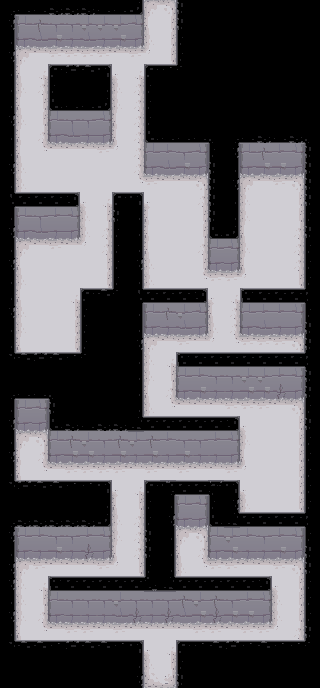

A level layout from a 2D game, rendered from its tile map. Below: a short description, then the map file with its tile-grid data intact:
An orthogonal 20x43 tile map with 16x16 px tiles, 2 tile layers (Floor, Ceilng), 1 hidden layer not drawn.

<map version="1.0" orientation="orthogonal" renderorder="right-down" width="20" height="43" tilewidth="16" tileheight="16" nextobjectid="4">
 <tileset firstgid="1" name="dungeon tileset calciumtrice" tilewidth="16" tileheight="16" tilecount="1050" columns="30">
  <image source="dungeon tileset calciumtrice.png" width="480" height="560" />
  <terraintypes>
   <terrain name="Ceiling" tile="55" />
   <terrain name="Wall" tile="156" />
   <terrain name="Floor" tile="235" />
  </terraintypes>
  <tile id="30" terrain="0,0,0,0" />
  <tile id="31" terrain=",,,0" />
  <tile id="32" terrain=",,0," />
  <tile id="33" terrain=",0,," />
  <tile id="34" terrain="0,,," />
  <tile id="35" terrain=",0,,0" />
  <tile id="37" terrain=",0,,0" />
  <tile id="38" terrain=",,0,0" />
  <tile id="39" terrain=",,0,0" />
  <tile id="40" terrain=",,0,0" />
  <tile id="41" terrain="0,0,," />
  <tile id="43" terrain="0,0,," />
  <tile id="44" terrain="0,,0," />
  <tile id="46" terrain="0,,0," />
  <tile id="79" terrain=",0,0,0" />
  <tile id="80" terrain="0,,0,0" />
  <tile id="81" terrain="0,0,,0" />
  <tile id="82" terrain="0,0,0," />
  <tile id="120" terrain=",,,1" />
  <tile id="121" terrain=",,1,1" />
  <tile id="122" terrain=",,1,1" />
  <tile id="123" terrain=",,1,1" />
  <tile id="124" terrain=",,1,1" />
  <tile id="125" terrain=",,1," />
  <tile id="150" terrain=",1,," />
  <tile id="151" terrain="1,1,," />
  <tile id="152" terrain="1,1,," />
  <tile id="153" terrain="1,1,," />
  <tile id="154" terrain="1,1,," />
  <tile id="155" terrain="1,,," />
  <tile id="210" terrain="2,2,2,2" />
  <tile id="211" terrain=",,,2" />
  <tile id="212" terrain=",,2," />
  <tile id="213" terrain=",2,," />
  <tile id="214" terrain="2,,," />
  <tile id="216" terrain=",2,,2" />
  <tile id="217" terrain=",2,,2" />
  <tile id="218" terrain=",,2,2" />
  <tile id="220" terrain=",,2,2" />
  <tile id="222" terrain="2,2,," />
  <tile id="223" terrain="2,2,," />
  <tile id="225" terrain="2,,2," />
  <tile id="226" terrain="2,,2," />
  <tile id="259" terrain=",2,2,2" />
  <tile id="260" terrain="2,,2,2" />
  <tile id="261" terrain="2,2,,2" />
  <tile id="262" terrain="2,2,2," />
 </tileset>
 <imagelayer name="Background" visible="0" offsetx="16" offsety="16">
  <image source="../puzzle1.png" width="288" height="672" />
 </imagelayer>
 <layer name="Floor" width="20" height="43">
  <data encoding="csv">
0,0,0,0,0,0,0,0,0,212,213,0,0,0,0,0,0,0,0,0,
0,121,123,124,124,122,122,122,126,218,227,0,0,0,0,0,0,0,0,0,
0,151,154,152,155,154,155,152,156,217,227,0,0,0,0,0,0,0,0,0,
0,212,221,219,219,219,219,221,219,260,227,0,0,0,0,0,0,0,0,0,
0,218,263,224,224,224,224,262,263,223,215,0,0,0,0,0,0,0,0,0,
0,217,226,0,0,0,0,217,226,0,0,0,0,0,0,0,0,0,0,0,
0,218,227,0,0,0,0,217,226,0,0,0,0,0,0,0,0,0,0,0,
0,217,227,121,124,124,126,218,226,0,0,0,0,0,0,0,0,0,0,0,
0,218,226,151,154,155,156,218,226,0,0,0,0,0,0,0,0,0,0,0,
0,218,261,221,221,221,219,260,226,121,125,124,126,0,0,121,123,125,126,0,
0,217,211,211,211,211,211,211,226,151,154,152,156,0,0,151,152,152,156,0,
0,217,211,211,211,211,211,211,261,219,221,221,213,0,0,212,221,219,213,0,
0,214,224,223,223,262,263,223,223,262,211,211,226,0,0,217,211,211,227,0,
0,121,124,125,126,217,227,0,0,218,211,211,227,0,0,217,211,211,227,0,
0,151,154,155,156,217,226,0,0,218,211,211,227,0,0,218,211,211,226,0,
0,212,221,219,221,260,226,0,0,218,211,211,226,121,126,217,211,211,226,0,
0,218,211,211,211,211,227,0,0,217,211,211,227,151,156,218,211,211,226,0,
0,217,211,211,211,211,227,0,0,217,211,211,261,219,219,260,211,211,227,0,
0,218,211,211,263,223,215,0,0,214,223,224,223,262,263,223,223,223,215,0,
0,217,211,211,227,0,0,0,0,121,123,122,126,218,226,121,125,125,126,0,
0,217,211,211,227,0,0,0,0,151,155,154,156,217,226,151,154,155,156,0,
0,218,211,211,227,0,0,0,0,212,221,219,221,260,261,219,219,219,213,0,
0,214,224,223,215,0,0,0,0,217,263,223,223,223,224,223,223,224,215,0,
0,0,0,0,0,0,0,0,0,217,227,121,125,124,124,122,122,125,126,0,
0,0,0,0,0,0,0,0,0,218,226,151,152,155,155,152,152,153,156,0,
0,121,126,0,0,0,0,0,0,217,261,221,221,221,219,219,219,221,213,0,
0,151,156,0,0,0,0,0,0,214,223,224,223,224,223,262,211,211,227,0,
0,212,213,121,123,122,124,123,122,123,125,124,124,125,126,217,211,211,227,0,
0,218,226,151,152,152,155,152,155,152,155,152,155,155,156,218,211,211,227,0,
0,218,261,221,219,219,219,219,221,219,221,219,221,221,219,260,211,211,227,0,
0,214,223,224,224,224,223,262,263,224,224,224,223,224,223,262,211,211,227,0,
0,0,0,0,0,0,0,218,227,0,0,121,126,0,0,217,211,211,227,0,
0,0,0,0,0,0,0,217,226,0,0,151,156,0,0,214,223,223,215,0,
0,121,125,124,124,125,126,217,226,0,0,212,213,121,122,125,124,125,126,0,
0,151,155,152,155,153,156,218,226,0,0,218,226,151,152,155,155,152,156,0,
0,212,219,221,221,221,219,260,227,0,0,217,261,219,219,221,221,219,213,0,
0,217,263,224,223,224,224,223,215,0,0,214,223,223,223,224,224,262,227,0,
0,217,227,121,124,124,124,122,124,124,124,123,122,123,124,125,126,217,227,0,
0,217,226,151,155,155,155,154,153,155,153,154,152,153,152,152,156,217,227,0,
0,218,261,221,219,219,221,219,221,221,221,221,219,219,221,219,219,260,226,0,
0,214,224,223,224,224,223,223,224,262,263,224,224,224,224,224,223,224,215,0,
0,0,0,0,0,0,0,0,0,217,227,0,0,0,0,0,0,0,0,0,
0,0,0,0,0,0,0,0,0,214,215,0,0,0,0,0,0,0,0,0
</data>
 </layer>
 <layer name="Ceilng" width="20" height="43">
  <data encoding="csv">
83,44,44,42,42,42,44,44,35,0,0,36,31,31,31,31,31,31,31,31,
45,0,0,0,0,0,0,0,0,0,0,36,31,31,31,31,31,31,31,31,
47,0,0,0,0,0,0,0,0,0,0,38,31,31,31,31,31,31,31,31,
45,0,0,0,0,0,0,0,0,0,0,38,31,31,31,31,31,31,31,31,
47,0,0,32,39,40,33,0,0,32,41,80,31,31,31,31,31,31,31,31,
47,0,0,38,31,31,47,0,0,38,31,31,31,31,31,31,31,31,31,31,
47,0,0,34,44,44,35,0,0,38,31,31,31,31,31,31,31,31,31,31,
45,0,0,0,0,0,0,0,0,38,31,31,31,31,31,31,31,31,31,31,
47,0,0,0,0,0,0,0,0,34,44,44,44,82,83,44,42,44,42,82,
47,0,0,0,0,0,0,0,0,0,0,0,0,38,45,0,0,0,0,36,
45,0,0,0,0,0,0,0,0,0,0,0,0,36,47,0,0,0,0,36,
47,0,0,0,0,0,0,0,0,0,0,0,0,36,45,0,0,0,0,36,
86,52,52,52,50,0,0,32,33,0,0,0,0,36,47,0,0,0,0,36,
47,0,0,0,0,0,0,36,47,0,0,0,0,36,47,0,0,0,0,38,
45,0,0,0,0,0,0,38,47,0,0,0,0,34,35,0,0,0,0,36,
47,0,0,0,0,0,0,38,47,0,0,0,0,0,0,0,0,0,0,38,
45,0,0,0,0,0,0,38,45,0,0,0,0,0,0,0,0,0,0,38,
47,0,0,0,0,0,0,38,47,0,0,0,0,0,0,0,0,0,0,38,
47,0,0,0,0,32,40,80,86,52,52,52,50,0,0,48,52,52,52,85,
45,0,0,0,0,38,31,31,47,0,0,0,0,0,0,0,0,0,0,38,
47,0,0,0,0,38,31,31,47,0,0,0,0,0,0,0,0,0,0,36,
47,0,0,0,0,38,31,31,45,0,0,0,0,0,0,0,0,0,0,36,
81,40,39,40,41,80,31,31,47,0,0,48,52,52,52,52,52,52,52,85,
31,31,31,31,31,31,31,31,47,0,0,0,0,0,0,0,0,0,0,36,
83,44,44,82,31,31,31,31,47,0,0,0,0,0,0,0,0,0,0,36,
47,0,0,36,31,31,31,31,47,0,0,0,0,0,0,0,0,0,0,38,
45,0,0,34,42,44,42,42,65,52,52,52,52,52,50,0,0,0,0,36,
47,0,0,0,0,0,0,0,0,0,0,0,0,0,0,0,0,0,0,38,
45,0,0,0,0,0,0,0,0,0,0,0,0,0,0,0,0,0,0,38,
47,0,0,0,0,0,0,0,0,0,0,0,0,0,0,0,0,0,0,38,
81,39,40,40,41,41,33,0,0,32,67,52,52,68,33,0,0,0,0,38,
31,31,31,31,31,31,47,0,0,38,47,0,0,38,45,0,0,0,0,38,
83,42,42,42,42,42,35,0,0,38,45,0,0,34,65,52,52,52,52,85,
45,0,0,0,0,0,0,0,0,36,47,0,0,0,0,0,0,0,0,38,
47,0,0,0,0,0,0,0,0,36,47,0,0,0,0,0,0,0,0,36,
45,0,0,0,0,0,0,0,0,38,47,0,0,0,0,0,0,0,0,36,
45,0,0,48,52,52,52,52,52,66,65,52,52,52,52,52,50,0,0,38,
47,0,0,0,0,0,0,0,0,0,0,0,0,0,0,0,0,0,0,38,
45,0,0,0,0,0,0,0,0,0,0,0,0,0,0,0,0,0,0,38,
47,0,0,0,0,0,0,0,0,0,0,0,0,0,0,0,0,0,0,36,
81,40,40,41,39,40,40,41,33,0,0,32,41,40,39,41,40,41,41,80,
31,31,31,31,31,31,31,31,47,0,0,38,31,31,31,31,31,31,31,31,
31,31,31,31,31,31,31,31,45,0,0,36,31,31,31,31,31,31,31,31
</data>
 </layer>
</map>